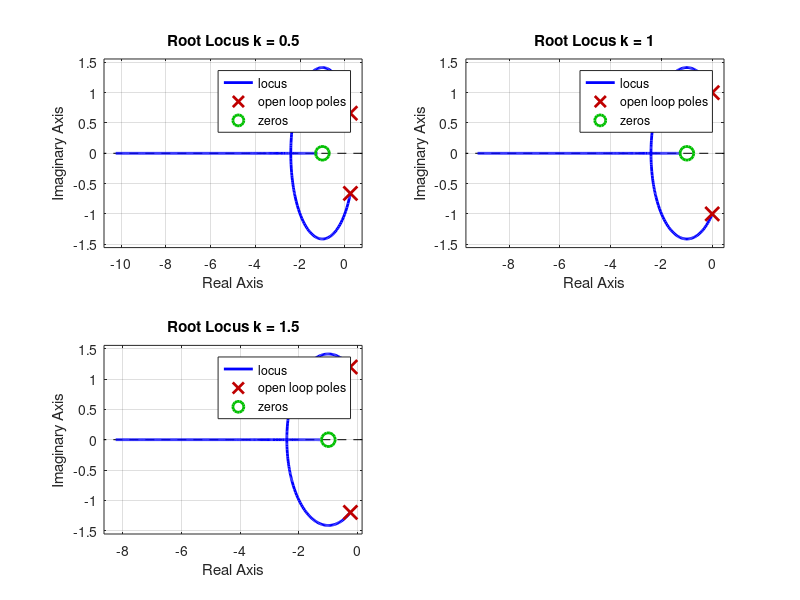

MATLAB code for this plot:
s = tf('s');
k = 0.5;
sys1 = (k*(s + 1))/(s^2 + s*(k - 1) + k);
k = 1;
sys2 = (k*(s + 1))/(s^2 + s*(k - 1) + k);
k = 1.5;
sys3 = (k*(s + 1))/(s^2 + s*(k - 1) + k);
subplot(2, 2, 1);
rlocus(sys1);
title('Root Locus k = 0.5');
subplot(2, 2, 2);
rlocus(sys2);
title('Root Locus k = 1');
subplot(2, 2, 3);
rlocus(sys3);
title('Root Locus k = 1.5');
isstable(sys1)
isstable(sys2)
isstable(sys3)

